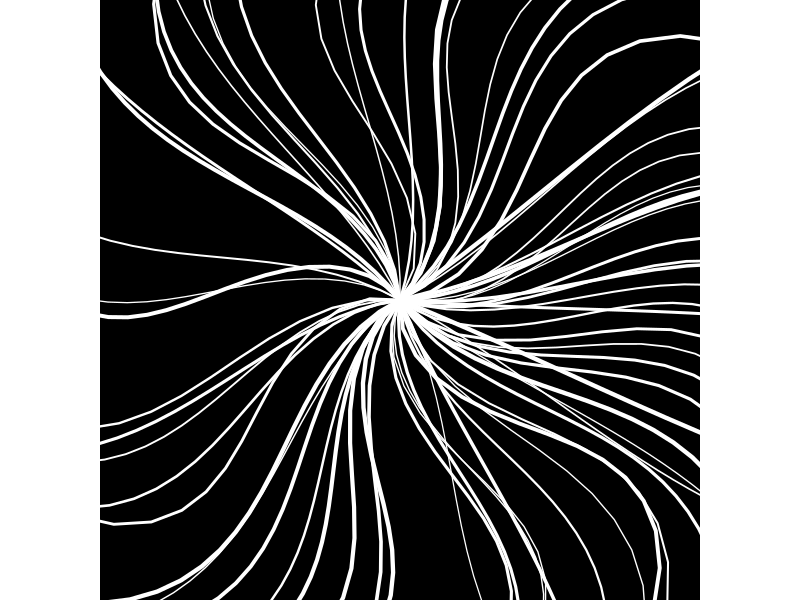
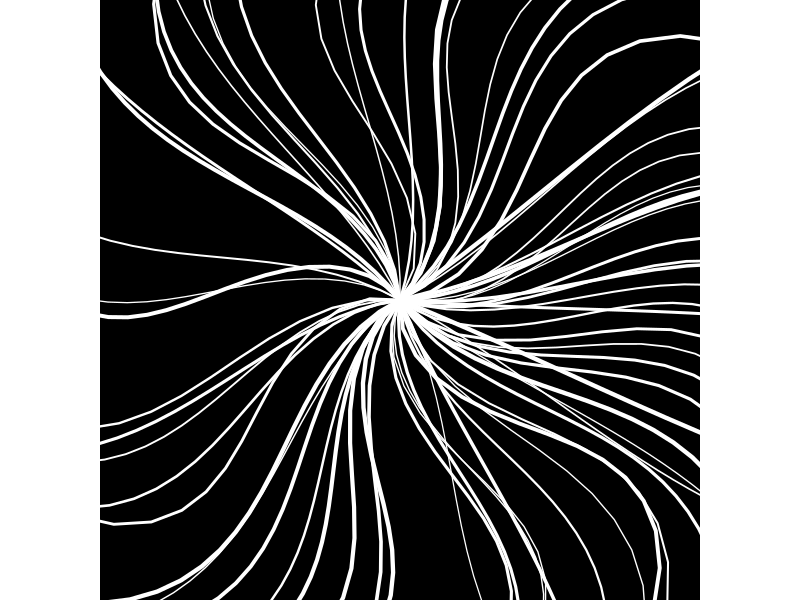

Recreate these plots in R, in order.
#
#   Kinda like design 1 but wanna make the lines jaggedier??
#
# libraries ---------------------------------------------------------------


library(tidyverse)
library(here)


# generate data -----------------------------------------------------------


set.seed(1052)
n_lines <- 69
radius <- 10

min_segments <- 15
max_segments <- 30

all_lines <- imap(1:n_lines, \(.line, .i) {
  # randomly choose number of segments (between 3 and 6)
  n_seg <- sample(min_segments:max_segments, 1)
  
  # base angle for this line (in radians)
  theta <- runif(1, 0, 2*pi)
  
  # how jaggedy is it?
  max_dev <- rnorm(1, 2, 1)
  
  # create a sequence from 0 (centre) to 1 (edge)
  f <- seq(0, 1, length.out = n_seg + 1)
  
  # deviation factor is 0 at the start and end, peaking in the middle.
  angle_dev <- max_dev * f * (1 - f)
  
  # angle at each point is the base angle plus the deviation.
  angles <- theta + angle_dev
  
  # make x and y coordinates.
  x <- f * radius * cos(angles)
  y <- f * radius * sin(angles)
  
  line_df <- tibble(
    id   = .i,
    step = 1:length(f), 
    x    = x,
    y    = y,
    linewidth = runif(1, 0.4, 1.5)
  )
  
  return(line_df)
}) |> 
  list_c()


# plot --------------------------------------------------------------------


ggplot(all_lines, aes(x = x, y = y, group = id, linewidth = linewidth)) +
  geom_path(colour = "white") +
  scale_linewidth_identity() +
  coord_equal(xlim = c(-5,5), ylim = c(-5, 5)) +
  theme_void() + 
  theme(
    plot.background = element_rect(fill = "black")
  )

ggsave(filename = "design2.png", path = here(), width = 6, height = 6, dpi = 300)


# -------------------------------------------------------------------------